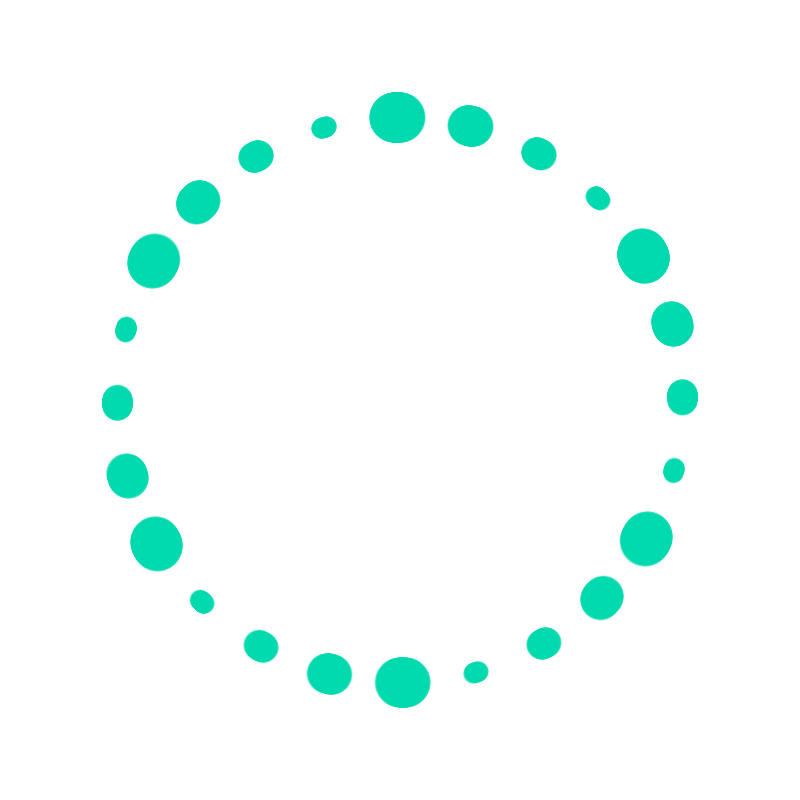
Frame 1 (no input)
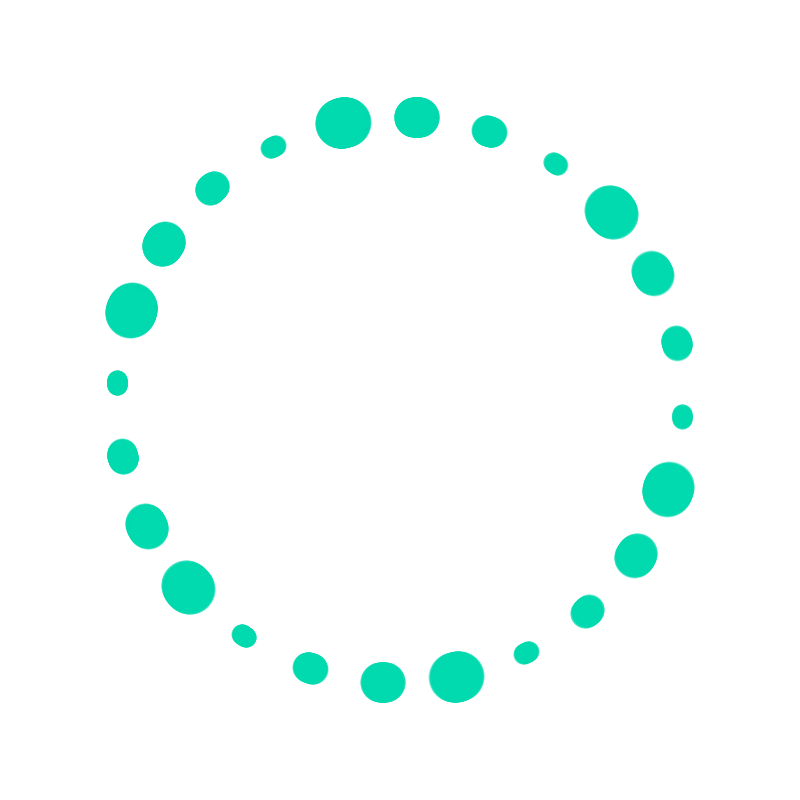
Frame 60 (the mouse pressed at the canvas centre just before this capture)
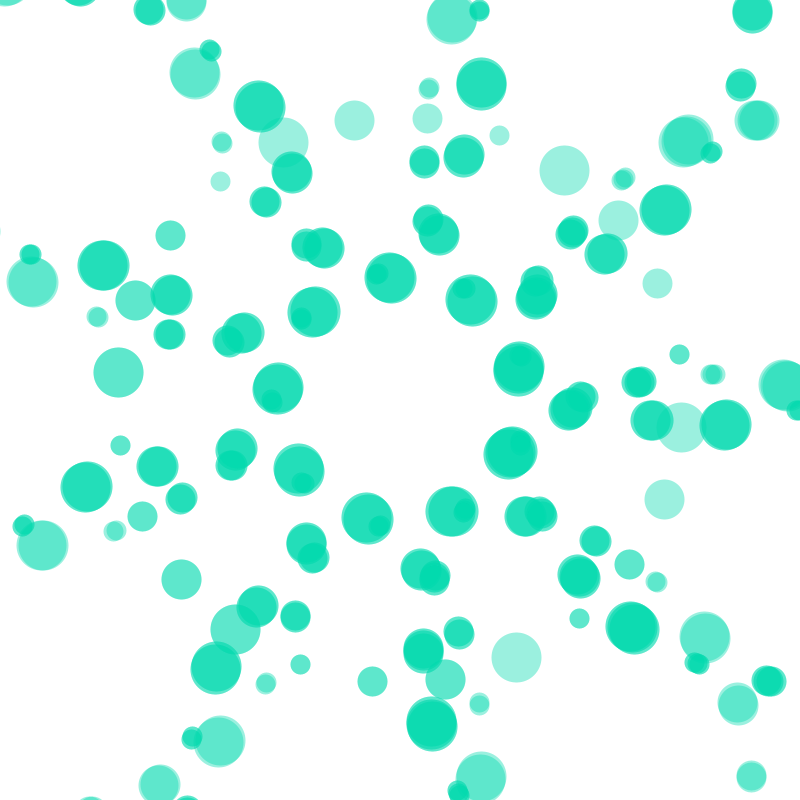
Frame 120 (the mouse held since frame 60 and released just before this capture)

The Processing sketch that drew these frames (run headless with seeded random() and noise(); from frame 60 on, the mouse is pressed at the canvas centre):

// Processing sketch: processing_44163
// ── processing_44163.pde

float x, y;
float radius;
float angle = 0.0;
int centX = 0; 
int centY = 0;
int xStart;
int yStart; 
int diamX; 
int diamY; 

void setup() {
  size(800, 800);
  smooth();
  xStart = 400;
  yStart = 400;
  diamX = 280;
  diamY = 40;
}

void draw() {
  background(255);
  for (float i = 0; i < 20; i++) {
    pushMatrix();
    noFill();
    translate(xStart, yStart);
    rotate(radians(i*mouseY));
    stroke(0, 218/i, 174/i);
    drawLogo(mouseX, 0);
    popMatrix();
  }
  drawLogo(width/2, height/2);
}

void drawLogo(float x, float y) {
  pushMatrix();
  translate(x, y);
  rotate(angle);
  angle += -.001;
  for (float ang = -90; ang <= 360; ang += 60) {
    float radius = dist(width/2, height/2, 600, 600);
    float rad = radians(ang);
    x = centX + (radius * cos(rad)); 
    y = centY + (radius * sin(rad));
    stroke(0, 218, 174, 100);
    strokeWeight(50);
    point(x, y);
  }

  for (float ang = -135; ang <= 360; ang += 60) {
    float radius = dist(width/2, height/2, 600, 600);
    float rad = radians(ang);
    x = centX + (radius * cos(rad)); 
    y = centY + (radius * sin(rad));
    strokeWeight(40);
    point(x, y);
  }

  for (float ang = -180; ang <= 360; ang += 60) {
    float radius = dist(width/2, height/2, 600, 600);
    float rad = radians(ang);
    x = centX + (radius * cos(rad)); 
    y = centY + (radius * sin(rad));
    strokeWeight(30);
    point(x, y);
  }

  for (float ang = -225; ang <= 360; ang += 60) {
    float radius = dist(width/2, height/2, 600, 600);
    float rad = radians(ang);
    x = centX + (radius * cos(rad)); 
    y = centY + (radius * sin(rad));
    strokeWeight(20);
    point(x, y);
  }
  popMatrix();
}
